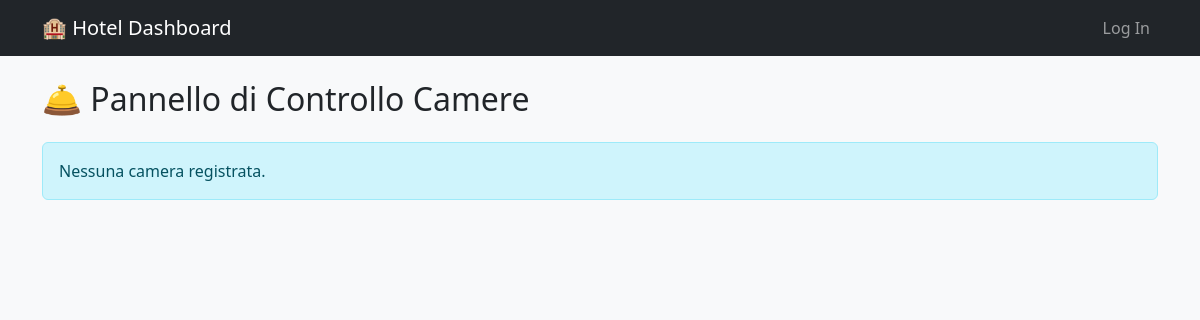
Before: / with the older database file.
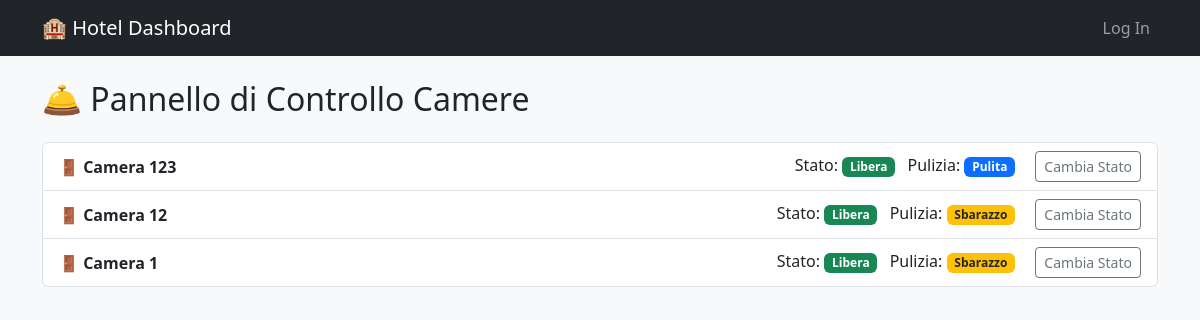
After: the same page with the newer database file.
### hotel/models.py (models this page shows, shortened)
class HotelRoom(models.Model):
    room_number = models.IntegerField(unique=True, verbose_name="Numero Camera")
    is_clean = models.BooleanField(default=True, verbose_name="Pulita")
    is_occupied = models.BooleanField(default=False, verbose_name="Occupata")

### hotel/views.py (the view)
# urls.py: path('', dashboard, name='dashboard'),
def dashboard(request):
    rooms = HotelRoom.objects.all()
    return render(request, 'pages/dashboard.html', {'rooms': rooms})

### hotel/templates/pages/dashboard.html (shortened to what this page needs)
{% extends 'base.html' %}
{% block content %}
    <h2 class="mb-4">🛎️ Pannello di Controllo Camere</h2>
    <ul class="list-group">
        {% for room in rooms %}
            <li class="list-group-item d-flex justify-content-between align-items-center">
                <span>🚪 <strong>Camera {{ room.room_number }}</strong></span>
                <div>
                    Stato:
                    {% if room.is_occupied %}
                        <span class="badge bg-danger me-2">Occupata</span>
                    {% else %}
                        <span class="badge bg-success me-2">Libera</span>
                    {% endif %}
                    Pulizia:
                    {% if room.is_clean %}
                        <span class="badge bg-primary">Pulita</span>
                    {% else %}
                        <span class="badge bg-warning text-dark">Sbarazzo</span>
                    {% endif %}
                    <form method="POST" action="{% url 'toggle_clean' room.id %}" class="d-inline ms-3">
                        <button type="submit" class="btn btn-sm btn-outline-secondary">
                            Cambia Stato
                        </button>
                    </form>
                </div>
            </li>
        {% empty %}
            <div class="alert alert-info">Nessuna camera registrata.</div>
        {% endfor %}
    </ul>
{% endblock content %}

### hotel/templates/base.html (shortened to what this page needs)
<!DOCTYPE html>
<html lang="en">
<head>
    <link href="https://cdn.jsdelivr.net/npm/bootstrap@5.3.3/dist/css/bootstrap.min.css" rel="stylesheet">
</head>
<body class="bg-light">
    <nav class="navbar navbar-expand-md navbar-dark bg-dark">
        <div class="container">
            <a class="navbar-brand" href="#">🏨 Hotel Dashboard</a>
            <ul class="navbar-nav ms-auto">
                {% if user.is_authenticated %}
                    <li class="nav-item">
                        <span class="navbar-text me-3">Ciao, {{ user.username }}!</span>
                    </li>
                {% else %}
                    <li class="nav-item">
                        <a class="nav-link" href="#">Log In</a>
                    </li>
                {% endif %}
            </ul>
        </div>
    </nav>
    <div class="container mt-4">
        {% block content %}
        {% endblock content %}
    </div>
</body>
</html>

Changed rows visible on the page:
added HotelRoom: room_number "123", is_occupied "Libera", is_clean "Pulita"
added HotelRoom: room_number "12", is_occupied "Libera", is_clean "Sbarazzo"
added HotelRoom: room_number "1", is_occupied "Libera", is_clean "Sbarazzo"
Other visible differences:
text no longer shown: "Nessuna camera registrata."
